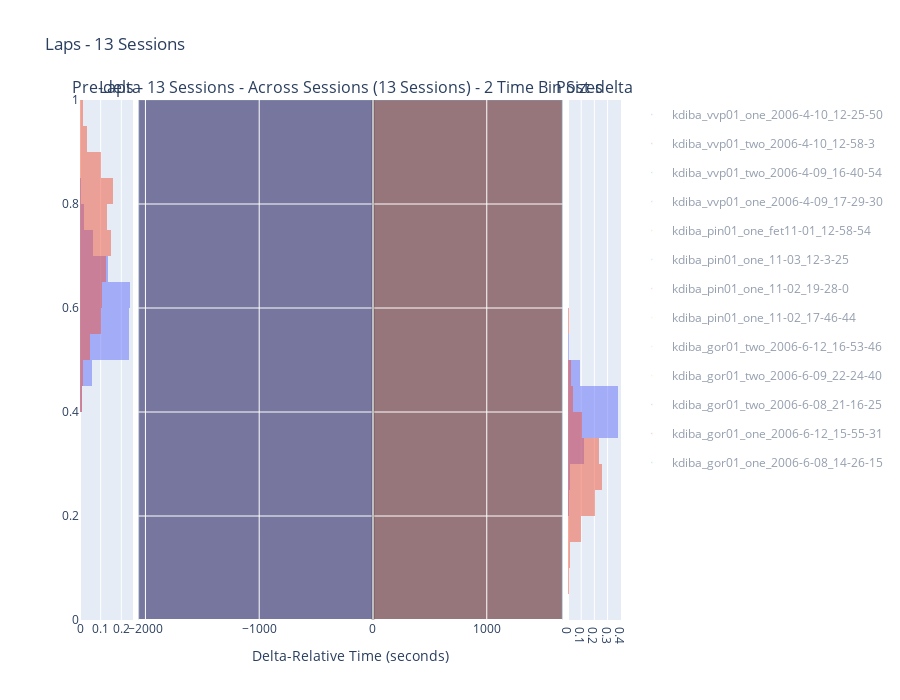
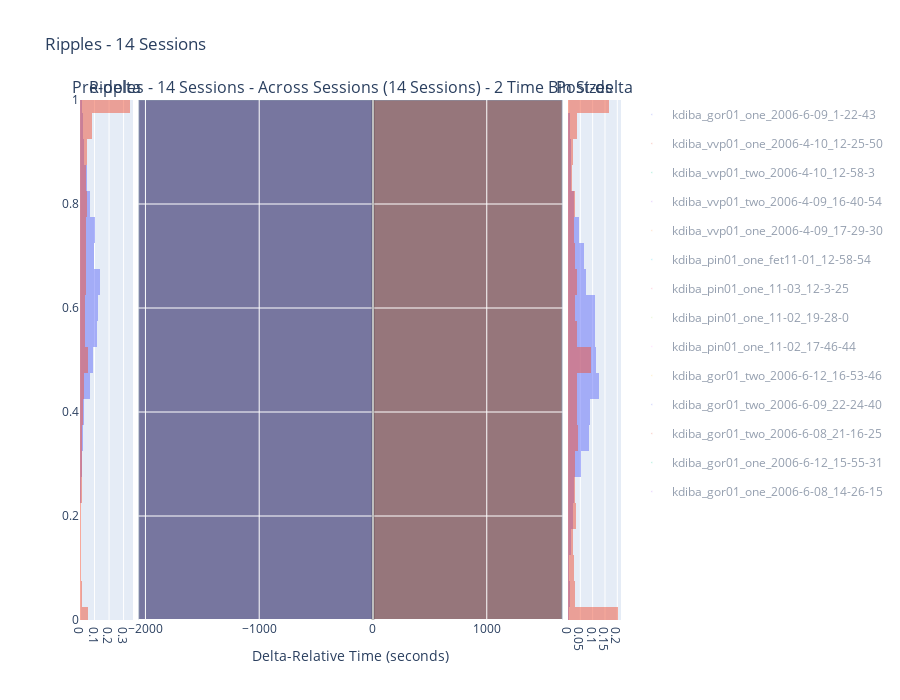

Notebook source saved alongside these figures, in order:
### Markdown cell above
# Plotting functions

### Code cell
from pyphoplacecellanalysis.General.Model.Configs.LongShortDisplayConfig import PlottingHelpers
from pyphoplacecellanalysis.SpecificResults.PendingNotebookCode import plot_across_sessions_scatter_results

# Example usage:
all_session_figures = plot_across_sessions_scatter_results(collected_outputs_directory, concatenated_laps_df=all_sessions_laps_df, concatenated_ripple_df=all_sessions_ripple_df,
														   enabled_time_bin_sizes=[0.03, 0.10],
														   earliest_delta_aligned_t_start=earliest_delta_aligned_t_start, latest_delta_aligned_t_end=latest_delta_aligned_t_end,
														   save_figures=True, figure_save_extension=['.html','.png'])
fig_laps, fig_ripples = all_session_figures[0]

# Show figures for all sessions
# for fig_laps, fig_ripples in all_session_figures:
# # Create two shapes for the pre/post-delta periods. Requires earliest_delta_aligned_t_start, earliest_delta_aligned_t_start
# t_split: float = 0.0
# _laps_extras_output_dict = PlottingHelpers.helper_plotly_add_long_short_epoch_indicator_regions(fig_laps, t_split=t_split, t_start=earliest_delta_aligned_t_start, t_end=latest_delta_aligned_t_end)
# _ripple_extras_output_dict = PlottingHelpers.helper_plotly_add_long_short_epoch_indicator_regions(fig_ripples, t_split=t_split, t_start=earliest_delta_aligned_t_start, t_end=latest_delta_aligned_t_end)


# fig_laps.update_layout(shapes=[blue_shape, red_shape], xaxis=dict(range=[earliest_delta_aligned_t_start, latest_delta_aligned_t_end]), yaxis=dict(range=[0.0, 1.0]))
# fig_ripples.update_layout(shapes=[blue_shape, red_shape], xaxis=dict(range=[earliest_delta_aligned_t_start, latest_delta_aligned_t_end]), yaxis=dict(range=[0.0, 1.0]))

fig_laps.show()
fig_ripples.show()
fig_laps.write_html(f"../output/{TODAY_DAY_DATE}_AcrossSession_fig_laps.html")
fig_ripples.write_html(f"../output/{TODAY_DAY_DATE}_AcrossSession_fig_ripples.html")

### Figure 1 — Plotly figure (JSON) as saved in the notebook; plotly's stock layout.template omitted (floating-point values rounded to 4 significant figures; data arrays with more than 128 entries replaced by an {"elided": "..."} marker saying what was removed)
{"data": [{"alignmentgroup": "True", "bingroup": "y", "histnorm": "probability", "hovertemplate": "time_bin_size=0.03<br>probability=%{x}<br>P_Long=%{y}<extra></extra>", "legendgroup": "0.03", "marker": {"color": "#636efa", "opacity": 0.5, "pattern": {"shape": ""}}, "name": "0.03", "nbinsy": 25, "offsetgroup": "0.03", "orientation": "h", "showlegend": false, "type": "histogram", "xaxis": "x", "y": {"elided": "554 float values"}, "yaxis": "y"}, {"alignmentgroup": "True", "bingroup": "y", "histnorm": "probability", "hovertemplate": "time_bin_size=0.1<br>probability=%{x}<br>P_Long=%{y}<extra></extra>", "legendgroup": "0.1", "marker": {"color": "#EF553B", "opacity": 0.5, "pattern": {"shape": ""}}, "name": "0.1", "nbinsy": 25, "offsetgroup": "0.1", "orientation": "h", "showlegend": false, "type": "histogram", "xaxis": "x", "y": {"elided": "554 float values"}, "yaxis": "y"}, {"hovertemplate": "Session=kdiba_vvp01_one_2006-4-10_12-25-50<br>delta_aligned_start_t=%{x}<br>P_Long=%{y}<br>tbin_size=%{marker.size}<extra></extra>", "legendgroup": "kdiba_vvp01_one_2006-4-10_12-25-50", "marker": {"color": "#636efa", "size": {"elided": "168 float values"}, "sizemode": "area", "sizeref": 0.00025, "symbol": "circle"}, "mode": "markers", "name": "kdiba_vvp01_one_2006-4-10_12-25-50", "showlegend": true, "type": "scattergl", "visible": "legendonly", "x": {"elided": "168 float values"}, "xaxis": "x2", "y": {"elided": "168 float values"}, "yaxis": "y2"}, {"hovertemplate": "Session=kdiba_vvp01_two_2006-4-10_12-58-3<br>delta_aligned_start_t=%{x}<br>P_Long=%{y}<br>tbin_size=%{marker.size}<extra></extra>", "legendgroup": "kdiba_vvp01_two_2006-4-10_12-58-3", "marker": {"color": "#EF553B", "size": {"elided": "162 float values"}, "sizemode": "area", "sizeref": 0.00025, "symbol": "circle"}, "mode": "markers", "name": "kdiba_vvp01_two_2006-4-10_12-58-3", "showlegend": true, "type": "scattergl", "visible": "legendonly", "x": {"elided": "162 float values"}, "xaxis": "x2", "y": {"elided": "162 float values"}, "yaxis": "y2"}, {"hovertemplate": "Session=kdiba_vvp01_two_2006-4-09_16-40-54<br>delta_aligned_start_t=%{x}<br>P_Long=%{y}<br>tbin_size=%{marker.size}<extra></extra>", "legendgroup": "kdiba_vvp01_two_2006-4-09_16-40-54", "marker": {"color": "#00cc96", "size": {"elided": "196 float values"}, "sizemode": "area", "sizeref": 0.00025, "symbol": "circle"}, "mode": "markers", "name": "kdiba_vvp01_two_2006-4-09_16-40-54", "showlegend": true, "type": "scattergl", "visible": "legendonly", "x": {"elided": "196 float values"}, "xaxis": "x2", "y": {"elided": "196 float values"}, "yaxis": "y2"}, {"hovertemplate": "Session=kdiba_vvp01_one_2006-4-09_17-29-30<br>delta_aligned_start_t=%{x}<br>P_Long=%{y}<br>tbin_size=%{marker.size}<extra></extra>", "legendgroup": "kdiba_vvp01_one_2006-4-09_17-29-30", "marker": {"color": "#ab63fa", "size": {"elided": "172 float values"}, "sizemode": "area", "sizeref": 0.00025, "symbol": "circle"}, "mode": "markers", "name": "kdiba_vvp01_one_2006-4-09_17-29-30", "showlegend": true, "type": "scattergl", "visible": "legendonly", "x": {"elided": "172 float values"}, "xaxis": "x2", "y": {"elided": "172 float values"}, "yaxis": "y2"}, {"hovertemplate": "Session=kdiba_pin01_one_fet11-01_12-58-54<br>delta_aligned_start_t=%{x}<br>P_Long=%{y}<br>tbin_size=%{marker.size}<extra></extra>", "legendgroup": "kdiba_pin01_one_fet11-01_12-58-54", "marker": {"color": "#FFA15A", "size": {"elided": "144 float values"}, "sizemode": "area", "sizeref": 0.00025, "symbol": "circle"}, "mode": "markers", "name": "kdiba_pin01_one_fet11-01_12-58-54", "showlegend": true, "type": "scattergl", "visible": "legendonly", "x": {"elided": "144 float values"}, "xaxis": "x2", "y": {"elided": "144 float values"}, "yaxis": "y2"}, {"hovertemplate": "Session=kdiba_pin01_one_11-03_12-3-25<br>delta_aligned_start_t=%{x}<br>P_Long=%{y}<br>tbin_size=%{marker.size}<extra></extra>", "legendgroup": "kdiba_pin01_one_11-03_12-3-25", "marker": {"color": "#19d3f3", "size": {"elided": "168 float values"}, "sizemode": "area", "sizeref": 0.00025, "symbol": "circle"}, "mode": "markers", "name": "kdiba_pin01_one_11-03_12-3-25", "showlegend": true, "type": "scattergl", "visible": "legendonly", "x": {"elided": "168 float values"}, "xaxis": "x2", "y": {"elided": "168 float values"}, "yaxis": "y2"}, {"hovertemplate": "Session=kdiba_pin01_one_11-02_19-28-0<br>delta_aligned_start_t=%{x}<br>P_Long=%{y}<br>tbin_size=%{marker.size}<extra></extra>", "legendgroup": "kdiba_pin01_one_11-02_19-28-0", "marker": {"color": "#FF6692", "size": {"elided": "188 float values"}, "sizemode": "area", "sizeref": 0.00025, "symbol": "circle"}, "mode": "markers", "name": "kdiba_pin01_one_11-02_19-28-0", "showlegend": true, "type": "scattergl", "visible": "legendonly", "x": {"elided": "188 float values"}, "xaxis": "x2", "y": {"elided": "188 float values"}, "yaxis": "y2"}, {"hovertemplate": "Session=kdiba_pin01_one_11-02_17-46-44<br>delta_aligned_start_t=%{x}<br>P_Long=%{y}<br>tbin_size=%{marker.size}<extra></extra>", "legendgroup": "kdiba_pin01_one_11-02_17-46-44", "marker": {"color": "#B6E880", "size": {"elided": "162 float values"}, "sizemode": "area", "sizeref": 0.00025, "symbol": "circle"}, "mode": "markers", "name": "kdiba_pin01_one_11-02_17-46-44", "showlegend": true, "type": "scattergl", "visible": "legendonly", "x": {"elided": "162 float values"}, "xaxis": "x2", "y": {"elided": "162 float values"}, "yaxis": "y2"}, {"hovertemplate": "Session=kdiba_gor01_two_2006-6-12_16-53-46<br>delta_aligned_start_t=%{x}<br>P_Long=%{y}<br>tbin_size=%{marker.size}<extra></extra>", "legendgroup": "kdiba_gor01_two_2006-6-12_16-53-46", "marker": {"color": "#FF97FF", "size": {"elided": "162 float values"}, "sizemode": "area", "sizeref": 0.00025, "symbol": "circle"}, "mode": "markers", "name": "kdiba_gor01_two_2006-6-12_16-53-46", "showlegend": true, "type": "scattergl", "visible": "legendonly", "x": {"elided": "162 float values"}, "xaxis": "x2", "y": {"elided": "162 float values"}, "yaxis": "y2"}, {"hovertemplate": "Session=kdiba_gor01_two_2006-6-09_22-24-40<br>delta_aligned_start_t=%{x}<br>P_Long=%{y}<br>tbin_size=%{marker.size}<extra></extra>", "legendgroup": "kdiba_gor01_two_2006-6-09_22-24-40", "marker": {"color": "#FECB52", "size": {"elided": "176 float values"}, "sizemode": "area", "sizeref": 0.00025, "symbol": "circle"}, "mode": "markers", "name": "kdiba_gor01_two_2006-6-09_22-24-40", "showlegend": true, "type": "scattergl", "visible": "legendonly", "x": {"elided": "176 float values"}, "xaxis": "x2", "y": {"elided": "176 float values"}, "yaxis": "y2"}, {"hovertemplate": "Session=kdiba_gor01_two_2006-6-08_21-16-25<br>delta_aligned_start_t=%{x}<br>P_Long=%{y}<br>tbin_size=%{marker.size}<extra></extra>", "legendgroup": "kdiba_gor01_two_2006-6-08_21-16-25", "marker": {"color": "#636efa", "size": {"elided": "156 float values"}, "sizemode": "area", "sizeref": 0.00025, "symbol": "circle"}, "mode": "markers", "name": "kdiba_gor01_two_2006-6-08_21-16-25", "showlegend": true, "type": "scattergl", "visible": "legendonly", "x": {"elided": "156 float values"}, "xaxis": "x2", "y": {"elided": "156 float values"}, "yaxis": "y2"}, {"hovertemplate": "Session=kdiba_gor01_one_2006-6-12_15-55-31<br>delta_aligned_start_t=%{x}<br>P_Long=%{y}<br>tbin_size=%{marker.size}<extra></extra>", "legendgroup": "kdiba_gor01_one_2006-6-12_15-55-31", "marker": {"color": "#EF553B", "size": {"elided": "148 float values"}, "sizemode": "area", "sizeref": 0.00025, "symbol": "circle"}, "mode": "markers", "name": "kdiba_gor01_one_2006-6-12_15-55-31", "showlegend": true, "type": "scattergl", "visible": "legendonly", "x": {"elided": "148 float values"}, "xaxis": "x2", "y": {"elided": "148 float values"}, "yaxis": "y2"}, {"hovertemplate": "Session=kdiba_gor01_one_2006-6-08_14-26-15<br>delta_aligned_start_t=%{x}<br>P_Long=%{y}<br>tbin_size=%{marker.size}<extra></extra>", "legendgroup": "kdiba_gor01_one_2006-6-08_14-26-15", "marker": {"color": "#00cc96", "size": {"elided": "160 float values"}, "sizemode": "area", "sizeref": 0.00025, "symbol": "circle"}, "mode": "markers", "name": "kdiba_gor01_one_2006-6-08_14-26-15", "showlegend": true, "type": "scattergl", "visible": "legendonly", "x": {"elided": "160 float values"}, "xaxis": "x2", "y": {"elided": "160 float values"}, "yaxis": "y2"}, {"alignmentgroup": "True", "bingroup": "y", "histnorm": "probability", "hovertemplate": "time_bin_size=0.03<br>probability=%{x}<br>P_Long=%{y}<extra></extra>", "legendgroup": "0.03", "marker": {"color": "#636efa", "opacity": 0.5, "pattern": {"shape": ""}}, "name": "0.03", "nbinsy": 25, "offsetgroup": "0.03", "orientation": "h", "showlegend": false, "type": "histogram", "xaxis": "x3", "y": {"elided": "527 float values"}, "yaxis": "y3"}, {"alignmentgroup": "True", "bingroup": "y", "histnorm": "probability", "hovertemplate": "time_bin_size=0.1<br>probability=%{x}<br>P_Long=%{y}<extra></extra>", "legendgroup": "0.1", "marker": {"color": "#EF553B", "opacity": 0.5, "pattern": {"shape": ""}}, "name": "0.1", "nbinsy": 25, "offsetgroup": "0.1", "orientation": "h", "showlegend": false, "type": "histogram", "xaxis": "x3", "y": {"elided": "527 float values"}, "yaxis": "y3"}], "layout": {"annotations": [{"font": {"size": 16}, "showarrow": false, "text": "Pre-delta", "x": 0.049, "xanchor": "center", "xref": "paper", "y": 1, "yanchor": "bottom", "yref": "paper"}, {"font": {"size": 16}, "showarrow": false, "text": "Laps - 13 Sessions - Across Sessions (13 Sessions) - 2 Time Bin Sizes", "x": 0.5, "xanchor": "center", "xref": "paper", "y": 1, "yanchor": "bottom", "yref": "paper"}, {"font": {"size": 16}, "showarrow": false, "text": "Post-delta", "x": 0.951, "xanchor": "center", "xref": "paper", "y": 1, "yanchor": "bottom", "yref": "paper"}], "barmode": "overlay", "height": 700, "shapes": [{"fillcolor": "#0b0049", "layer": "below", "line": {"width": 1}, "name": "long_region", "opacity": 0.5, "type": "rect", "x0": -2057.0, "x1": 0, "xref": "x2", "y0": 0, "y1": 1, "yref": "y2"}, {"fillcolor": "#490000", "layer": "below", "line": {"width": 1}, "name": "short_region", "opacity": 0.5, "type": "rect", "x0": 0, "x1": 1662.0, "xref": "x2", "y0": 0, "y1": 1, "yref": "y2"}, {"line": {"color": "rgba(0,0,0,.25)", "width": 3}, "name": "divider_line", "type": "line", "x0": 0, "x1": 0, "xref": "x2", "y0": 0, "y1": 1, "yref": "y2"}], "title": {"text": "Laps - 13 Sessions"}, "xaxis": {"anchor": "y", "domain": [0, 0.098]}, "xaxis2": {"anchor": "y2", "domain": [0.108, 0.892], "title": {"text": "Delta-Relative Time (seconds)"}}, "xaxis3": {"anchor": "y3", "domain": [0.902, 1]}, "yaxis": {"anchor": "x", "domain": [0, 1], "range": [0, 1]}, "yaxis2": {"anchor": "x2", "domain": [0, 1], "matches": "y", "showticklabels": false}, "yaxis3": {"anchor": "x3", "domain": [0, 1], "matches": "y", "showticklabels": false}}}

### Figure 2 — Plotly figure (JSON) as saved in the notebook; plotly's stock layout.template omitted (floating-point values rounded to 4 significant figures; data arrays with more than 128 entries replaced by an {"elided": "..."} marker saying what was removed)
{"data": [{"alignmentgroup": "True", "bingroup": "y", "histnorm": "probability", "hovertemplate": "time_bin_size=0.03<br>probability=%{x}<br>P_Long=%{y}<extra></extra>", "legendgroup": "0.03", "marker": {"color": "#636efa", "opacity": 0.5, "pattern": {"shape": ""}}, "name": "0.03", "nbinsy": 25, "offsetgroup": "0.03", "orientation": "h", "showlegend": false, "type": "histogram", "xaxis": "x", "y": {"elided": "1516 float values"}, "yaxis": "y"}, {"alignmentgroup": "True", "bingroup": "y", "histnorm": "probability", "hovertemplate": "time_bin_size=0.1<br>probability=%{x}<br>P_Long=%{y}<extra></extra>", "legendgroup": "0.1", "marker": {"color": "#EF553B", "opacity": 0.5, "pattern": {"shape": ""}}, "name": "0.1", "nbinsy": 25, "offsetgroup": "0.1", "orientation": "h", "showlegend": false, "type": "histogram", "xaxis": "x", "y": {"elided": "1516 float values"}, "yaxis": "y"}, {"hovertemplate": "Session=kdiba_gor01_one_2006-6-09_1-22-43<br>delta_aligned_start_t=%{x}<br>P_Long=%{y}<br>tbin_size=%{marker.size}<extra></extra>", "legendgroup": "kdiba_gor01_one_2006-6-09_1-22-43", "marker": {"color": "#636efa", "size": {"elided": "556 float values"}, "sizemode": "area", "sizeref": 0.00025, "symbol": "circle"}, "mode": "markers", "name": "kdiba_gor01_one_2006-6-09_1-22-43", "showlegend": true, "type": "scattergl", "visible": "legendonly", "x": {"elided": "556 float values"}, "xaxis": "x2", "y": {"elided": "556 float values"}, "yaxis": "y2"}, {"hovertemplate": "Session=kdiba_vvp01_one_2006-4-10_12-25-50<br>delta_aligned_start_t=%{x}<br>P_Long=%{y}<br>tbin_size=%{marker.size}<extra></extra>", "legendgroup": "kdiba_vvp01_one_2006-4-10_12-25-50", "marker": {"color": "#EF553B", "size": [0.03, 0.03, 0.03, 0.03, 0.03, 0.03, 0.03, 0.03, 0.03, 0.03, 0.03, 0.03, 0.03, 0.03, 0.03, 0.03, 0.03, 0.03, 0.03, 0.03, 0.03, 0.03, 0.03, 0.03, 0.03, 0.03, 0.03, 0.03, 0.03, 0.03, 0.03, 0.03, 0.03, 0.03, 0.03, 0.03, 0.03, 0.03, 0.03, 0.03, 0.03, 0.03, 0.03, 0.03, 0.03, 0.03, 0.03, 0.03, 0.03, 0.1, 0.1, 0.1, 0.1, 0.1, 0.1, 0.1, 0.1, 0.1, 0.1, 0.1, 0.1, 0.1, 0.1, 0.1, 0.1, 0.1, 0.1, 0.1, 0.1, 0.1, 0.1, 0.1, 0.1, 0.1, 0.1, 0.1, 0.1, 0.1, 0.1, 0.1, 0.1, 0.1, 0.1, 0.1, 0.1, 0.1, 0.1, 0.1, 0.1, 0.1, 0.1, 0.1, 0.1, 0.1, 0.1, 0.1, 0.1, 0.1], "sizemode": "area", "sizeref": 0.00025, "symbol": "circle"}, "mode": "markers", "name": "kdiba_vvp01_one_2006-4-10_12-25-50", "showlegend": true, "type": "scattergl", "visible": "legendonly", "x": [-861.4, -701.6, -570.7, -487.1, -482.7, -477.4, -378.5, -374.6, -371.8, -369.3, -367.7, -364.0, -361.0, -355.9, -340.7, -282.0, -228.8, -225.2, -203.4, -193.5, -78.92, -76.98, -75.15, -72.99, -70.11, -64.07, -40.67, 20.11, 24.9, 35.06, 41.94, 43.85, 85.97, 144.1, 163.7, 173.9, 184.3, 197.1, 201.1, 203.4, 250.7, 251.0, 256.0, 271.8, 277.6, 296.8, 309.7, 361.7, 522.1, -861.4, -701.6, -570.7, -487.1, -482.7, -477.4, -378.5, -374.6, -371.8, -369.3, -367.7, -364.0, -361.0, -355.9, -340.7, -282.0, -228.8, -225.2, -203.4, -193.5, -78.92, -76.98, -75.15, -72.99, -70.11, -64.07, -40.67, 20.11, 24.9, 35.06, 41.94, 43.85, 85.97, 144.1, 163.7, 173.9, 184.3, 197.1, 201.1, 203.4, 250.7, 251.0, 256.0, 271.8, 277.6, 296.8, 309.7, 361.7, 522.1], "xaxis": "x2", "y": [0.6444, 0.6822, 0.6984, 0.9603, 0.9616, 0.6181, 0.7836, 0.6726, 0.7554, 0.8183, 0.8349, 0.4929, 0.6698, 0.5749, 0.8465, 0.9117, 0.6722, 0.6643, 0.5519, 0.5762, 0.6603, 0.5631, 0.7253, 0.6498, 0.869, 0.6725, 0.517, 0.8087, 0.7215, 0.7169, 0.7225, 0.8175, 0.3975, 0.824, 0.4723, 0.4032, 0.4446, 0.3534, 0.7143, 0.6094, 0.4258, 0.4383, 0.4548, 0.6782, 0.8567, 0.9505, 0.857, 0.6924, 0.5975, 0.7487, 0.7827, 1.0, 1.0, 0.9767, 0.6886, 1.0, 0.6947, 0.05992, 0.9986, 1.0, 0.4025, 1.0, 0.5746, 1.0, 1.0, 0.604, 0.5535, 0.9744, 0.4679, 1, 0.6419, 0.9999, 0.4052, 0.9549, 0.921, 0.9286, 1.0, 0.6797, 0.988, 0.9978, 1.0, 0.1164, 1.0, 0.498, 0.3656, 0.4223, 0.3874, 0.6661, 0.08408, 0.1204, 0.3696, 1.0, 0.9959, 0.9999, 1.0, 0.9999, 1.0, 0.9466], "yaxis": "y2"}, {"hovertemplate": "Session=kdiba_vvp01_two_2006-4-10_12-58-3<br>delta_aligned_start_t=%{x}<br>P_Long=%{y}<br>tbin_size=%{marker.size}<extra></extra>", "legendgroup": "kdiba_vvp01_two_2006-4-10_12-58-3", "marker": {"color": "#00cc96", "size": {"elided": "162 float values"}, "sizemode": "area", "sizeref": 0.00025, "symbol": "circle"}, "mode": "markers", "name": "kdiba_vvp01_two_2006-4-10_12-58-3", "showlegend": true, "type": "scattergl", "visible": "legendonly", "x": {"elided": "162 float values"}, "xaxis": "x2", "y": {"elided": "162 float values"}, "yaxis": "y2"}, {"hovertemplate": "Session=kdiba_vvp01_two_2006-4-09_16-40-54<br>delta_aligned_start_t=%{x}<br>P_Long=%{y}<br>tbin_size=%{marker.size}<extra></extra>", "legendgroup": "kdiba_vvp01_two_2006-4-09_16-40-54", "marker": {"color": "#ab63fa", "size": [0.03, 0.03, 0.03, 0.03, 0.03, 0.03, 0.03, 0.03, 0.03, 0.03, 0.03, 0.03, 0.03, 0.03, 0.03, 0.03, 0.03, 0.03, 0.03, 0.03, 0.03, 0.03, 0.03, 0.03, 0.03, 0.03, 0.03, 0.03, 0.03, 0.03, 0.03, 0.03, 0.03, 0.03, 0.03, 0.03, 0.03, 0.03, 0.03, 0.03, 0.03, 0.03, 0.03, 0.03, 0.03, 0.03, 0.03, 0.03, 0.03, 0.03, 0.03, 0.03, 0.03, 0.03, 0.1, 0.1, 0.1, 0.1, 0.1, 0.1, 0.1, 0.1, 0.1, 0.1, 0.1, 0.1, 0.1, 0.1, 0.1, 0.1, 0.1, 0.1, 0.1, 0.1, 0.1, 0.1, 0.1, 0.1, 0.1, 0.1, 0.1, 0.1, 0.1, 0.1, 0.1, 0.1, 0.1, 0.1, 0.1, 0.1, 0.1, 0.1, 0.1, 0.1, 0.1, 0.1, 0.1, 0.1, 0.1, 0.1, 0.1, 0.1, 0.1, 0.1, 0.1, 0.1, 0.1, 0.1], "sizemode": "area", "sizeref": 0.00025, "symbol": "circle"}, "mode": "markers", "name": "kdiba_vvp01_two_2006-4-09_16-40-54", "showlegend": true, "type": "scattergl", "visible": "legendonly", "x": [-1064.0, -978.7, -858.0, -830.6, -813.3, -802.5, -795.0, -776.2, -757.5, -738.2, -731.7, -730.1, -719.8, -712.7, -712.2, -697.5, -678.6, -653.8, -647.5, -626.0, -622.1, -619.6, -613.8, -610.1, -605.7, -569.8, -569.2, -538.6, -481.1, -434.9, -318.0, -144.6, -83.9, -77.1, -59.19, -17.71, 27.1, 27.68, 30.02, 32.45, 38.77, 41.3, 42.96, 114.2, 161.0, 225.4, 247.4, 277.9, 437.1, 452.3, 558.0, 558.7, 559.4, 560.6, -1064.0, -978.7, -858.0, -830.6, -813.3, -802.5, -795.0, -776.2, -757.5, -738.2, -731.7, -730.1, -719.8, -712.7, -712.2, -697.5, -678.6, -653.8, -647.5, -626.0, -622.1, -619.6, -613.8, -610.1, -605.7, -569.8, -569.2, -538.6, -481.1, -434.9, -318.0, -144.6, -83.9, -77.1, -59.19, -17.71, 27.1, 27.68, 30.02, 32.45, 38.77, 41.3, 42.96, 114.2, 161.0, 225.4, 247.4, 277.9, 437.1, 452.3, 558.0, 558.7, 559.4, 560.6], "xaxis": "x2", "y": [0.4372, 0.3648, 0.752, 0.5121, 0.6424, 0.5283, 0.5022, 0.5883, 0.7777, 0.7241, 0.6731, 0.8064, 0.6614, 0.7341, 0.613, 0.571, 0.6615, 0.5265, 0.6298, 0.1312, 0.4792, 0.5144, 0.4283, 0.8281, 0.4369, 0.5199, 0.5246, 0.4383, 0.6525, 0.4109, 0.484, 0.4902, 0.6226, 0.5411, 0.357, 0.2968, 0.5431, 0.5805, 0.4701, 0.8121, 0.5933, 0.4835, 0.433, 0.6169, 0.41, 0.4913, 0.4969, 0.5629, 0.5928, 0.7506, 0.4953, 0.04155, 0.4127, 0.607, 0.3781, 0.03047, 0.9756, 0.5043, 0.9401, 0.6771, 0.9523, 0.6422, 0.9967, 0.7461, 1.0, 1.0, 0.5923, 1.0, 0.9988, 0.9545, 0.9464, 0.4107, 0.7927, 0.9714, 0.5711, 0.5445, 0.6496, 0.996, 0.4567, 0.5639, 0.9717, 0.7174, 0.0654, 0.3338, 0.456, 0.8358, 0.1603, 0.8597, 0.486, 0.3472, 0.007973, 0.04364, 0.2025, 0.8935, 0.6844, 0.0001865, 0.6771, 1.0, 0.08851, 0.9995, 0.6224, 0.4228, 0.8209, 1.0, 0.4067, 4.55e-07, 0.2795, 0.1909], "yaxis": "y2"}, {"hovertemplate": "Session=kdiba_vvp01_one_2006-4-09_17-29-30<br>delta_aligned_start_t=%{x}<br>P_Long=%{y}<br>tbin_size=%{marker.size}<extra></extra>", "legendgroup": "kdiba_vvp01_one_2006-4-09_17-29-30", "marker": {"color": "#FFA15A", "size": {"elided": "200 float values"}, "sizemode": "area", "sizeref": 0.00025, "symbol": "circle"}, "mode": "markers", "name": "kdiba_vvp01_one_2006-4-09_17-29-30", "showlegend": true, "type": "scattergl", "visible": "legendonly", "x": {"elided": "200 float values"}, "xaxis": "x2", "y": {"elided": "200 float values"}, "yaxis": "y2"}, {"hovertemplate": "Session=kdiba_pin01_one_fet11-01_12-58-54<br>delta_aligned_start_t=%{x}<br>P_Long=%{y}<br>tbin_size=%{marker.size}<extra></extra>", "legendgroup": "kdiba_pin01_one_fet11-01_12-58-54", "marker": {"color": "#19d3f3", "size": {"elided": "1350 float values"}, "sizemode": "area", "sizeref": 0.00025, "symbol": "circle"}, "mode": "markers", "name": "kdiba_pin01_one_fet11-01_12-58-54", "showlegend": true, "type": "scattergl", "visible": "legendonly", "x": {"elided": "1350 float values"}, "xaxis": "x2", "y": {"elided": "1350 float values"}, "yaxis": "y2"}, {"hovertemplate": "Session=kdiba_pin01_one_11-03_12-3-25<br>delta_aligned_start_t=%{x}<br>P_Long=%{y}<br>tbin_size=%{marker.size}<extra></extra>", "legendgroup": "kdiba_pin01_one_11-03_12-3-25", "marker": {"color": "#FF6692", "size": [0.03, 0.03, 0.03, 0.03, 0.03, 0.03, 0.03, 0.03, 0.03, 0.03, 0.03, 0.03, 0.03, 0.03, 0.03, 0.03, 0.03, 0.03, 0.03, 0.03, 0.03, 0.03, 0.03, 0.03, 0.03, 0.03, 0.03, 0.03, 0.03, 0.03, 0.03, 0.03, 0.03, 0.03, 0.03, 0.03, 0.03, 0.03, 0.03, 0.03, 0.03, 0.03, 0.03, 0.03, 0.03, 0.1, 0.1, 0.1, 0.1, 0.1, 0.1, 0.1, 0.1, 0.1, 0.1, 0.1, 0.1, 0.1, 0.1, 0.1, 0.1, 0.1, 0.1, 0.1, 0.1, 0.1, 0.1, 0.1, 0.1, 0.1, 0.1, 0.1, 0.1, 0.1, 0.1, 0.1, 0.1, 0.1, 0.1, 0.1, 0.1, 0.1, 0.1, 0.1, 0.1, 0.1, 0.1, 0.1, 0.1, 0.1], "sizemode": "area", "sizeref": 0.00025, "symbol": "circle"}, "mode": "markers", "name": "kdiba_pin01_one_11-03_12-3-25", "showlegend": true, "type": "scattergl", "visible": "legendonly", "x": [-621.4, -609.1, -544.0, -542.4, -541.9, -532.1, -513.0, -500.3, -499.6, -478.0, -442.6, -415.9, -391.3, -359.8, -283.2, -269.9, -268.8, -258.0, -247.7, -157.4, -103.7, -84.65, -69.34, -56.61, -29.14, -18.49, -15.39, -14.76, -12.57, 0.9487, 10.53, 26.32, 37.17, 39.24, 41.9, 75.88, 78.98, 80.03, 80.71, 91.3, 120.1, 163.4, 185.4, 254.3, 264.8, -621.4, -609.1, -544.0, -542.4, -541.9, -532.1, -513.0, -500.3, -499.6, -478.0, -442.6, -415.9, -391.3, -359.8, -283.2, -269.9, -268.8, -258.0, -247.7, -157.4, -103.7, -84.65, -69.34, -56.61, -29.14, -18.49, -15.39, -14.76, -12.57, 0.9487, 10.53, 26.32, 37.17, 39.24, 41.9, 75.88, 78.98, 80.03, 80.71, 91.3, 120.1, 163.4, 185.4, 254.3, 264.8], "xaxis": "x2", "y": [0.4466, 0.4861, 0.5195, 0.4199, 0.6296, 0.7393, 0.4363, 0.4626, 0.5114, 0.7831, 0.4916, 0.4595, 0.8288, 0.5242, 0.4531, 0.4682, 0.4659, 0.6156, 0.4904, 0.6485, 0.6068, 0.6071, 0.5115, 0.7589, 0.4701, 0.6854, 0.6705, 0.4379, 0.5384, 0.7132, 0.4095, 0.4691, 0.5437, 0.4749, 0.4798, 0.2853, null, 0.5061, 0.7007, 0.4751, 0.441, 0.4008, 0.4266, 0.465, 0.4722, 0.4754, 0.9479, 0.7875, 0.5169, 1, 1, 0.3106, 0.5021, 0.3983, 0.9651, 0.6863, 0.5736, 0.9992, 0.5871, 0.4032, 0.682, 0.5806, 0.6919, 0.526, 0.8079, 0.9804, 0.2909, 0.6454, 0.9442, 0.5545, 1.0, 0.973, 0.4319, 0.6196, 0.8255, 0.4092, 0.3522, 0.6546, 0.2727, 0.3759, 0.2222, null, null, 0.9546, 1.756e-06, 0.3393, 0.3892, 0.1963, 0.199, 0.5955], "yaxis": "y2"}, {"hovertemplate": "Session=kdiba_pin01_one_11-02_19-28-0<br>delta_aligned_start_t=%{x}<br>P_Long=%{y}<br>tbin_size=%{marker.size}<extra></extra>", "legendgroup": "kdiba_pin01_one_11-02_19-28-0", "marker": {"color": "#B6E880", "size": {"elided": "224 float values"}, "sizemode": "area", "sizeref": 0.00025, "symbol": "circle"}, "mode": "markers", "name": "kdiba_pin01_one_11-02_19-28-0", "showlegend": true, "type": "scattergl", "visible": "legendonly", "x": {"elided": "224 float values"}, "xaxis": "x2", "y": {"elided": "224 float values"}, "yaxis": "y2"}, {"hovertemplate": "Session=kdiba_pin01_one_11-02_17-46-44<br>delta_aligned_start_t=%{x}<br>P_Long=%{y}<br>tbin_size=%{marker.size}<extra></extra>", "legendgroup": "kdiba_pin01_one_11-02_17-46-44", "marker": {"color": "#FF97FF", "size": {"elided": "488 float values"}, "sizemode": "area", "sizeref": 0.00025, "symbol": "circle"}, "mode": "markers", "name": "kdiba_pin01_one_11-02_17-46-44", "showlegend": true, "type": "scattergl", "visible": "legendonly", "x": {"elided": "488 float values"}, "xaxis": "x2", "y": {"elided": "488 float values"}, "yaxis": "y2"}, {"hovertemplate": "Session=kdiba_gor01_two_2006-6-12_16-53-46<br>delta_aligned_start_t=%{x}<br>P_Long=%{y}<br>tbin_size=%{marker.size}<extra></extra>", "legendgroup": "kdiba_gor01_two_2006-6-12_16-53-46", "marker": {"color": "#FECB52", "size": {"elided": "154 float values"}, "sizemode": "area", "sizeref": 0.00025, "symbol": "circle"}, "mode": "markers", "name": "kdiba_gor01_two_2006-6-12_16-53-46", "showlegend": true, "type": "scattergl", "visible": "legendonly", "x": {"elided": "154 float values"}, "xaxis": "x2", "y": {"elided": "154 float values"}, "yaxis": "y2"}, {"hovertemplate": "Session=kdiba_gor01_two_2006-6-09_22-24-40<br>delta_aligned_start_t=%{x}<br>P_Long=%{y}<br>tbin_size=%{marker.size}<extra></extra>", "legendgroup": "kdiba_gor01_two_2006-6-09_22-24-40", "marker": {"color": "#636efa", "size": {"elided": "1134 float values"}, "sizemode": "area", "sizeref": 0.00025, "symbol": "circle"}, "mode": "markers", "name": "kdiba_gor01_two_2006-6-09_22-24-40", "showlegend": true, "type": "scattergl", "visible": "legendonly", "x": {"elided": "1134 float values"}, "xaxis": "x2", "y": {"elided": "1134 float values"}, "yaxis": "y2"}, {"hovertemplate": "Session=kdiba_gor01_two_2006-6-08_21-16-25<br>delta_aligned_start_t=%{x}<br>P_Long=%{y}<br>tbin_size=%{marker.size}<extra></extra>", "legendgroup": "kdiba_gor01_two_2006-6-08_21-16-25", "marker": {"color": "#EF553B", "size": {"elided": "220 float values"}, "sizemode": "area", "sizeref": 0.00025, "symbol": "circle"}, "mode": "markers", "name": "kdiba_gor01_two_2006-6-08_21-16-25", "showlegend": true, "type": "scattergl", "visible": "legendonly", "x": {"elided": "220 float values"}, "xaxis": "x2", "y": {"elided": "220 float values"}, "yaxis": "y2"}, {"hovertemplate": "Session=kdiba_gor01_one_2006-6-12_15-55-31<br>delta_aligned_start_t=%{x}<br>P_Long=%{y}<br>tbin_size=%{marker.size}<extra></extra>", "legendgroup": "kdiba_gor01_one_2006-6-12_15-55-31", "marker": {"color": "#00cc96", "size": {"elided": "200 float values"}, "sizemode": "area", "sizeref": 0.00025, "symbol": "circle"}, "mode": "markers", "name": "kdiba_gor01_one_2006-6-12_15-55-31", "showlegend": true, "type": "scattergl", "visible": "legendonly", "x": {"elided": "200 float values"}, "xaxis": "x2", "y": {"elided": "200 float values"}, "yaxis": "y2"}, {"hovertemplate": "Session=kdiba_gor01_one_2006-6-08_14-26-15<br>delta_aligned_start_t=%{x}<br>P_Long=%{y}<br>tbin_size=%{marker.size}<extra></extra>", "legendgroup": "kdiba_gor01_one_2006-6-08_14-26-15", "marker": {"color": "#ab63fa", "size": {"elided": "880 float values"}, "sizemode": "area", "sizeref": 0.00025, "symbol": "circle"}, "mode": "markers", "name": "kdiba_gor01_one_2006-6-08_14-26-15", "showlegend": true, "type": "scattergl", "visible": "legendonly", "x": {"elided": "880 float values"}, "xaxis": "x2", "y": {"elided": "880 float values"}, "yaxis": "y2"}, {"alignmentgroup": "True", "bingroup": "y", "histnorm": "probability", "hovertemplate": "time_bin_size=0.03<br>probability=%{x}<br>P_Long=%{y}<extra></extra>", "legendgroup": "0.03", "marker": {"color": "#636efa", "opacity": 0.5, "pattern": {"shape": ""}}, "name": "0.03", "nbinsy": 25, "offsetgroup": "0.03", "orientation": "h", "showlegend": false, "type": "histogram", "xaxis": "x3", "y": {"elided": "1416 float values"}, "yaxis": "y3"}, {"alignmentgroup": "True", "bingroup": "y", "histnorm": "probability", "hovertemplate": "time_bin_size=0.1<br>probability=%{x}<br>P_Long=%{y}<extra></extra>", "legendgroup": "0.1", "marker": {"color": "#EF553B", "opacity": 0.5, "pattern": {"shape": ""}}, "name": "0.1", "nbinsy": 25, "offsetgroup": "0.1", "orientation": "h", "showlegend": false, "type": "histogram", "xaxis": "x3", "y": {"elided": "1416 float values"}, "yaxis": "y3"}], "layout": {"annotations": [{"font": {"size": 16}, "showarrow": false, "text": "Pre-delta", "x": 0.049, "xanchor": "center", "xref": "paper", "y": 1, "yanchor": "bottom", "yref": "paper"}, {"font": {"size": 16}, "showarrow": false, "text": "Ripples - 14 Sessions - Across Sessions (14 Sessions) - 2 Time Bin Sizes", "x": 0.5, "xanchor": "center", "xref": "paper", "y": 1, "yanchor": "bottom", "yref": "paper"}, {"font": {"size": 16}, "showarrow": false, "text": "Post-delta", "x": 0.951, "xanchor": "center", "xref": "paper", "y": 1, "yanchor": "bottom", "yref": "paper"}], "barmode": "overlay", "height": 700, "shapes": [{"fillcolor": "#0b0049", "layer": "below", "line": {"width": 1}, "name": "long_region", "opacity": 0.5, "type": "rect", "x0": -2057.0, "x1": 0, "xref": "x2", "y0": 0, "y1": 1, "yref": "y2"}, {"fillcolor": "#490000", "layer": "below", "line": {"width": 1}, "name": "short_region", "opacity": 0.5, "type": "rect", "x0": 0, "x1": 1662.0, "xref": "x2", "y0": 0, "y1": 1, "yref": "y2"}, {"line": {"color": "rgba(0,0,0,.25)", "width": 3}, "name": "divider_line", "type": "line", "x0": 0, "x1": 0, "xref": "x2", "y0": 0, "y1": 1, "yref": "y2"}], "title": {"text": "Ripples - 14 Sessions"}, "xaxis": {"anchor": "y", "domain": [0, 0.098]}, "xaxis2": {"anchor": "y2", "domain": [0.108, 0.892], "title": {"text": "Delta-Relative Time (seconds)"}}, "xaxis3": {"anchor": "y3", "domain": [0.902, 1]}, "yaxis": {"anchor": "x", "domain": [0, 1], "range": [0, 1]}, "yaxis2": {"anchor": "x2", "domain": [0, 1], "matches": "y", "showticklabels": false}, "yaxis3": {"anchor": "x3", "domain": [0, 1], "matches": "y", "showticklabels": false}}}
